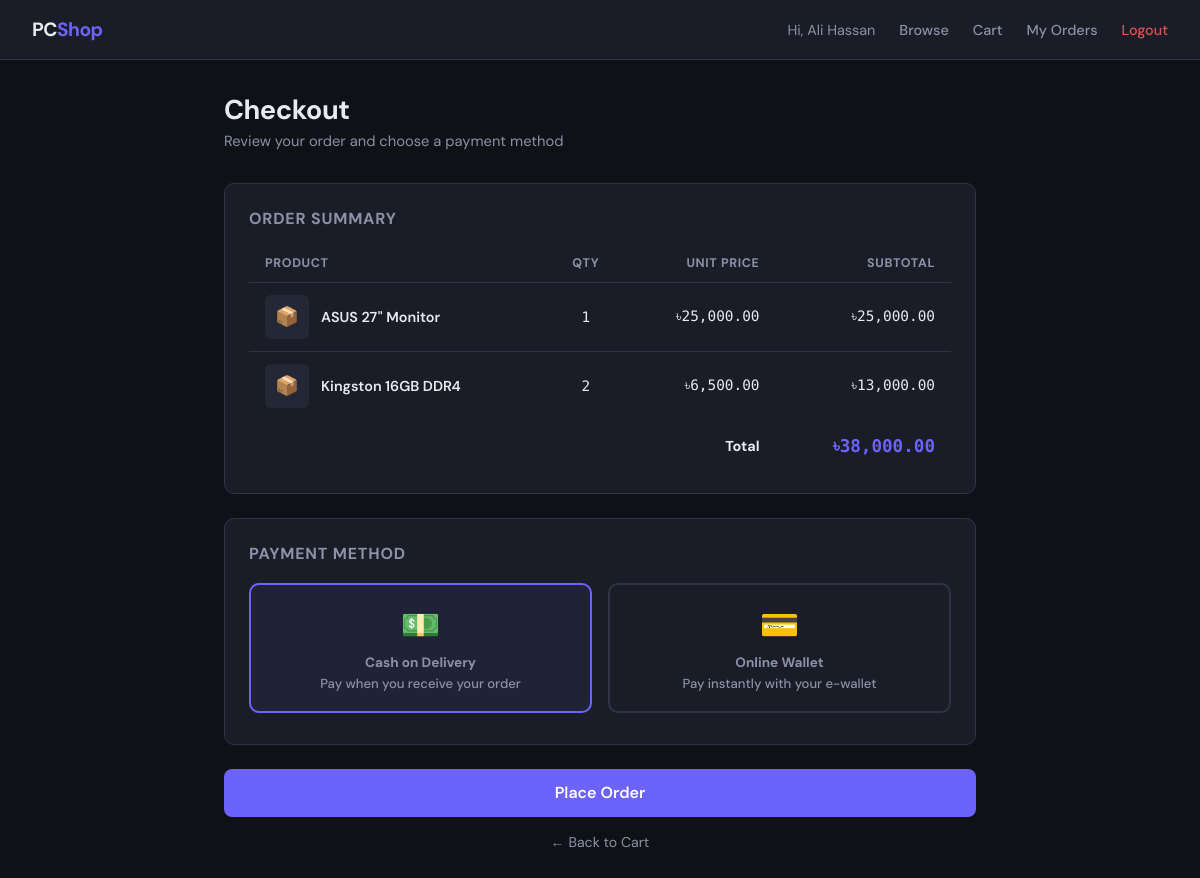
/public/checkout.php (signed in), run on the app's committed database.
### tables this page shows
CREATE TABLE IF NOT EXISTS cart (
    id         INT AUTO_INCREMENT PRIMARY KEY,
    user_id    INT NOT NULL,
    product_id INT NOT NULL,
    quantity   INT NOT NULL DEFAULT 1,
    added_at   DATETIME DEFAULT CURRENT_TIMESTAMP
);

CREATE TABLE IF NOT EXISTS products (
    id                  INT AUTO_INCREMENT PRIMARY KEY,
    name                VARCHAR(200) NOT NULL,
    description         TEXT,
    manufacturer_review TEXT,
    price               DECIMAL(10,2) NOT NULL DEFAULT 0.00,
    category_id         INT DEFAULT NULL,
    brand_id            INT DEFAULT NULL,
    image_path          VARCHAR(255) DEFAULT NULL,
    stock               INT NOT NULL DEFAULT 0,
    created_at          DATETIME DEFAULT CURRENT_TIMESTAMP
);

### controllers/OrderController.php (called while the page is built, shortened)
<?php
require_once __DIR__ . '/../model/CartModel.php';
class OrderController {
    private CartModel  $cartModel;
    public function __construct() {
        $this->cartModel  = new CartModel();
    }
    public function checkout(): void {
        $userId    = (int) $_SESSION['user_id'];
        $cartItems = $this->cartModel->getCartItems($userId);
        $total = array_sum(array_map(fn($i) => $i['price'] * $i['quantity'], $cartItems));
        require __DIR__ . '/../views/orders/checkout.php';
    }
}

### public/checkout.php (called while the page is built, shortened)
<?php
require_once __DIR__ . '/../config/db.php';
require_once __DIR__ . '/../controllers/OrderController.php';
$controller = new OrderController();
$controller->checkout();

### config/db.php (called while the page is built, shortened)
<?php
function getDB(): PDO {
    static $pdo = null;
    if ($pdo === null) {
        $dsn = "mysql:host=" . DB_HOST . ";dbname=" . DB_NAME . ";charset=" . DB_CHARSET;
        $options = [
            PDO::ATTR_ERRMODE            => PDO::ERRMODE_EXCEPTION,
            PDO::ATTR_DEFAULT_FETCH_MODE => PDO::FETCH_ASSOC,
            PDO::ATTR_EMULATE_PREPARES   => false,
        ];
        try {
            $pdo = new PDO($dsn, DB_USER, DB_PASS, $options);
        } catch (PDOException $e) {
            http_response_code(500);
            die(json_encode(['error' => 'Database connection failed.']));
        }
    }
    return $pdo;
}

### model/CartModel.php (called while the page is built, shortened)
<?php
require_once __DIR__ . '/../config/db.php';
class CartModel {
    private PDO $db;
    public function __construct() {
        $this->db = getDB();
    }
    public function getCartItems(int $userId): array {
        $stmt = $this->db->prepare(
            "SELECT c.id AS cart_id, c.quantity,
                    p.id AS product_id, p.name, p.price, p.stock, p.image_path
             FROM   cart c
             JOIN   products p ON c.product_id = p.id
             WHERE  c.user_id = ?"
        );
        $stmt->execute([$userId]);
        $items = $stmt->fetchAll();
        return $items;
    }
}

### views/orders/checkout.php (the view, shortened to what this page needs)
<?php require __DIR__ . '/../_header.php'; ?>
<div class="container" style="max-width:800px;">
    <div class="page-header">
        <h1>Checkout</h1>
        <p>Review your order and choose a payment method</p>
    </div>
    <div class="card" style="margin-bottom:1.5rem;">
        <h2 style="font-size:1rem; font-weight:700; margin-bottom:1rem; color:var(--muted); text-transform:uppercase; letter-spacing:.05em;">Order Summary</h2>
        <div class="table-wrap">
            <table>
                <thead>
                    <tr>
                        <th>Product</th>
                        <th style="text-align:center;">Qty</th>
                        <th style="text-align:right;">Unit Price</th>
                        <th style="text-align:right;">Subtotal</th>
                    </tr>
                </thead>
                <tbody>
                    <?php foreach ($cartItems as $item): ?>
                    <tr>
                        <td>
                            <div style="display:flex; align-items:center; gap:.75rem;">
                                <?php if (!empty($item['image_path'])): ?>
                                    <img src="/public/uploads/products/<?= htmlspecialchars($item['image_path']) ?>"
                                         alt="" style="width:44px; height:44px; object-fit:cover; border-radius:6px; background:var(--surface2);">
                                <?php else: ?>
                                    <div style="width:44px;height:44px;border-radius:6px;background:var(--surface2);display:flex;align-items:center;justify-content:center;color:var(--muted);font-size:1.2rem;">📦</div>
                                <?php endif; ?>
                                <span style="font-weight:600;"><?= htmlspecialchars($item['name']) ?></span>
                            </div>
                        </td>
                        <td style="text-align:center; font-family:'DM Mono',monospace;"><?= (int)$item['quantity'] ?></td>
                        <td style="text-align:right; font-family:'DM Mono',monospace;">৳<?= number_format($item['price'], 2) ?></td>
                        <td style="text-align:right; font-family:'DM Mono',monospace;">৳<?= number_format($item['price'] * $item['quantity'], 2) ?></td>
                    </tr>
                    <?php endforeach; ?>
                </tbody>
                <tfoot>
                    <tr>
                        <td colspan="3" style="text-align:right; font-weight:700; padding-top:1rem;">Total</td>
                        <td style="text-align:right; font-weight:700; font-size:1.1rem; font-family:'DM Mono',monospace; color:var(--accent); padding-top:1rem;">৳<?= number_format($total, 2) ?></td>
                    </tr>
                </tfoot>
            </table>
        </div>
    </div>
    <div class="card" style="margin-bottom:1.5rem;">
        <h2 style="font-size:1rem; font-weight:700; margin-bottom:1.2rem; color:var(--muted); text-transform:uppercase; letter-spacing:.05em;">Payment Method</h2>
        <div style="display:grid; grid-template-columns:1fr 1fr; gap:1rem;" id="payment-options">
            <label class="payment-option" for="pay-cod" style="cursor:pointer;">
                <div class="pay-card" style="border:2px solid var(--accent); border-radius:10px; padding:1.2rem; text-align:center; transition:all .2s;">
                    <div style="font-size:2rem; margin-bottom:.5rem;">💵</div>
                    <div style="font-weight:700; margin-bottom:.25rem;">Cash on Delivery</div>
                    <div style="font-size:.82rem; color:var(--muted);">Pay when you receive your order</div>
                </div>
            </label>
            <label class="payment-option" for="pay-wallet" style="cursor:pointer;">
                <div class="pay-card" style="border:2px solid var(--border); border-radius:10px; padding:1.2rem; text-align:center; transition:all .2s;">
                    <div style="font-size:2rem; margin-bottom:.5rem;">💳</div>
                    <div style="font-weight:700; margin-bottom:.25rem;">Online Wallet</div>
                    <div style="font-size:.82rem; color:var(--muted);">Pay instantly with your e-wallet</div>
                </div>
            </label>
        </div>
    </div>
    <button id="place-order-btn" class="btn btn-primary" style="width:100%; padding:.85rem; font-size:1rem; justify-content:center;">
        Place Order
    </button>
    <a href="/task4_23-51148-1/views/cart.php" style="display:block; text-align:center; margin-top:1rem; color:var(--muted); font-size:.88rem;">← Back to Cart</a>
</div>

### views/_header.php (style rules this page uses)
*, *::before, *::after { box-sizing: border-box; margin: 0; padding: 0; }
:root { --bg: #0f1117; --surface: #1a1d27; --surface2: #242736; --border: #2e3348; --accent: #6c63ff; --accent-hover: #5a52e0; --danger: #e05252; --success: #52c97f; --warning: #f0a500; --text: #e8eaf0; --muted: #8b91a7; --radius: 10px; }
body { font-family: 'DM Sans', sans-serif; background: var(--bg); color: var(--text); min-height: 100vh; }
a { color: var(--accent); text-decoration: none; }
.container { max-width: 1100px; margin: 0 auto; padding: 2rem 1.5rem; }
.page-header { margin-bottom: 2rem; }
.page-header h1 { font-size: 1.7rem; font-weight: 700; letter-spacing: -0.5px; }
.page-header p { color: var(--muted); margin-top: 0.25rem; font-size: 0.92rem; }
.card { background: var(--surface); border: 1px solid var(--border); border-radius: var(--radius); padding: 1.5rem; }
.btn { display: inline-flex; align-items: center; gap: 6px; padding: 0.5rem 1.1rem; border-radius: 8px; font-size: 0.88rem; font-weight: 600; font-family: 'DM Sans', sans-serif; cursor: pointer; border: none; transition: all .15s; }
.btn-primary { background: var(--accent); color: #fff; }
.table-wrap { overflow-x: auto; }
table { width: 100%; border-collapse: collapse; font-size: 0.9rem; }
th { text-align: left; padding: 0.65rem 1rem; color: var(--muted); font-size: 0.78rem; text-transform: uppercase; letter-spacing: .05em; border-bottom: 1px solid var(--border); }
td { padding: 0.75rem 1rem; border-bottom: 1px solid var(--border); vertical-align: middle; }
tr:last-child td { border-bottom: none; }
label { display: block; font-size: 0.85rem; font-weight: 500; color: var(--muted); margin-bottom: 0.4rem; }

### views/orders/checkout.php (style rules this page uses)
.payment-option input:checked + .pay-card { border-color: var(--accent); background: rgba(108,99,255,.08); }
.pay-card { transition: border-color .2s, background .2s; }

### data on the page
cart: product.name "ASUS 27\" Monitor", quantity "1", product.price "25,000.00", $item['price'] * $item['quantity'] "25,000.00"
cart: product.name "Kingston 16GB DDR4", quantity "2", product.price "6,500.00", $item['price'] * $item['quantity'] "13,000.00"

### other printed values
$_SESSION['name'] "Ali Hassan"
$total "38,000.00"
